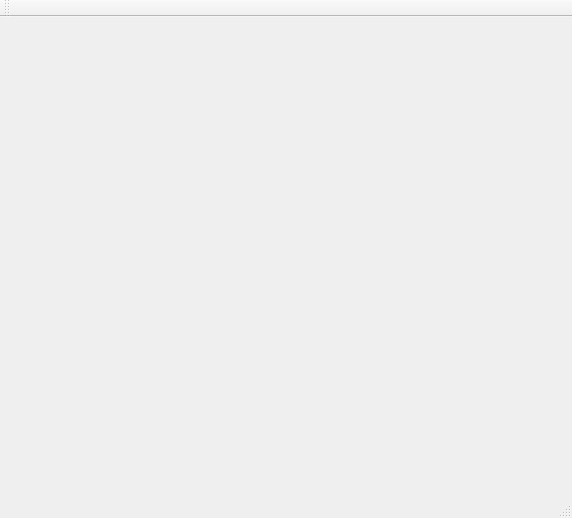
<?xml version="1.0" encoding="UTF-8"?>
<ui version="4.0">
 <class>MainWindow</class>
 <widget class="QMainWindow" name="MainWindow">
  <property name="geometry">
   <rect>
    <x>0</x>
    <y>0</y>
    <width>572</width>
    <height>518</height>
   </rect>
  </property>
  <property name="windowTitle">
   <string>MainWindow</string>
  </property>
  <widget class="QWidget" name="centralWidget">
   <layout class="QHBoxLayout" name="horizontalLayout">
    <item>
     <widget class="QLabel" name="ImgLabel">
      <property name="baseSize">
       <size>
        <width>0</width>
        <height>0</height>
       </size>
      </property>
      <property name="text">
       <string/>
      </property>
     </widget>
    </item>
   </layout>
  </widget>
  <widget class="QMenuBar" name="menuBar">
   <property name="geometry">
    <rect>
     <x>0</x>
     <y>0</y>
     <width>572</width>
     <height>21</height>
    </rect>
   </property>
  </widget>
  <widget class="QToolBar" name="mainToolBar">
   <attribute name="toolBarArea">
    <enum>TopToolBarArea</enum>
   </attribute>
   <attribute name="toolBarBreak">
    <bool>false</bool>
   </attribute>
  </widget>
  <widget class="QStatusBar" name="statusBar"/>
 </widget>
 <layoutdefault spacing="6" margin="11"/>
 <resources/>
 <connections/>
</ui>
